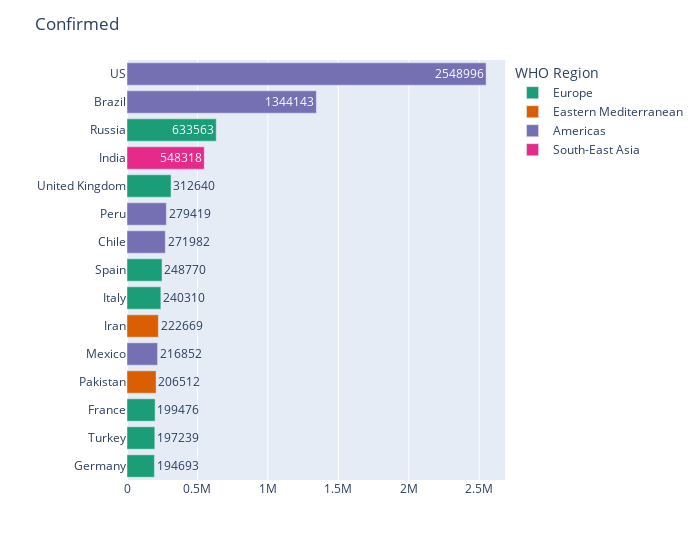

This figure's notebook cell:
### Code cell
plot_hbar(country_wise,'Confirmed',15)

### Figure 1 — Plotly figure (JSON) as saved in the notebook; plotly's stock layout.template omitted (floating-point values rounded to 4 significant figures)
{"data": [{"alignmentgroup": "True", "hovertemplate": "WHO Region=Europe<br>Confirmed=%{text}<br>Country/Region=%{y}<extra></extra>", "legendgroup": "Europe", "marker": {"color": "rgb(27,158,119)"}, "name": "Europe", "offsetgroup": "Europe", "orientation": "h", "showlegend": true, "text": [194693, 197239, 199476, 240310, 248770, 312640, 633563], "textposition": "auto", "type": "bar", "x": [194693, 197239, 199476, 240310, 248770, 312640, 633563], "xaxis": "x", "y": ["Germany", "Turkey", "France", "Italy", "Spain", "United Kingdom", "Russia"], "yaxis": "y"}, {"alignmentgroup": "True", "hovertemplate": "WHO Region=Eastern Mediterranean<br>Confirmed=%{text}<br>Country/Region=%{y}<extra></extra>", "legendgroup": "Eastern Mediterranean", "marker": {"color": "rgb(217,95,2)"}, "name": "Eastern Mediterranean", "offsetgroup": "Eastern Mediterranean", "orientation": "h", "showlegend": true, "text": [206512, 222669], "textposition": "auto", "type": "bar", "x": [206512, 222669], "xaxis": "x", "y": ["Pakistan", "Iran"], "yaxis": "y"}, {"alignmentgroup": "True", "hovertemplate": "WHO Region=Americas<br>Confirmed=%{text}<br>Country/Region=%{y}<extra></extra>", "legendgroup": "Americas", "marker": {"color": "rgb(117,112,179)"}, "name": "Americas", "offsetgroup": "Americas", "orientation": "h", "showlegend": true, "text": [216852, 271982, 279419, 1344143, 2548996], "textposition": "auto", "type": "bar", "x": [216852, 271982, 279419, 1344143, 2548996], "xaxis": "x", "y": ["Mexico", "Chile", "Peru", "Brazil", "US"], "yaxis": "y"}, {"alignmentgroup": "True", "hovertemplate": "WHO Region=South-East Asia<br>Confirmed=%{text}<br>Country/Region=%{y}<extra></extra>", "legendgroup": "South-East Asia", "marker": {"color": "rgb(231,41,138)"}, "name": "South-East Asia", "offsetgroup": "South-East Asia", "orientation": "h", "showlegend": true, "text": [548318], "textposition": "auto", "type": "bar", "x": [548318], "xaxis": "x", "y": ["India"], "yaxis": "y"}], "layout": {"barmode": "relative", "legend": {"title": {"text": "WHO Region"}, "tracegroupgap": 0}, "margin": {"t": 60}, "title": {"text": "Confirmed"}, "uniformtext": {"minsize": 8, "mode": "hide"}, "width": 700, "xaxis": {"anchor": "y", "domain": [0, 1], "title": {"text": ""}}, "yaxis": {"anchor": "x", "categoryorder": "total ascending", "domain": [0, 1], "title": {"text": ""}}}}
